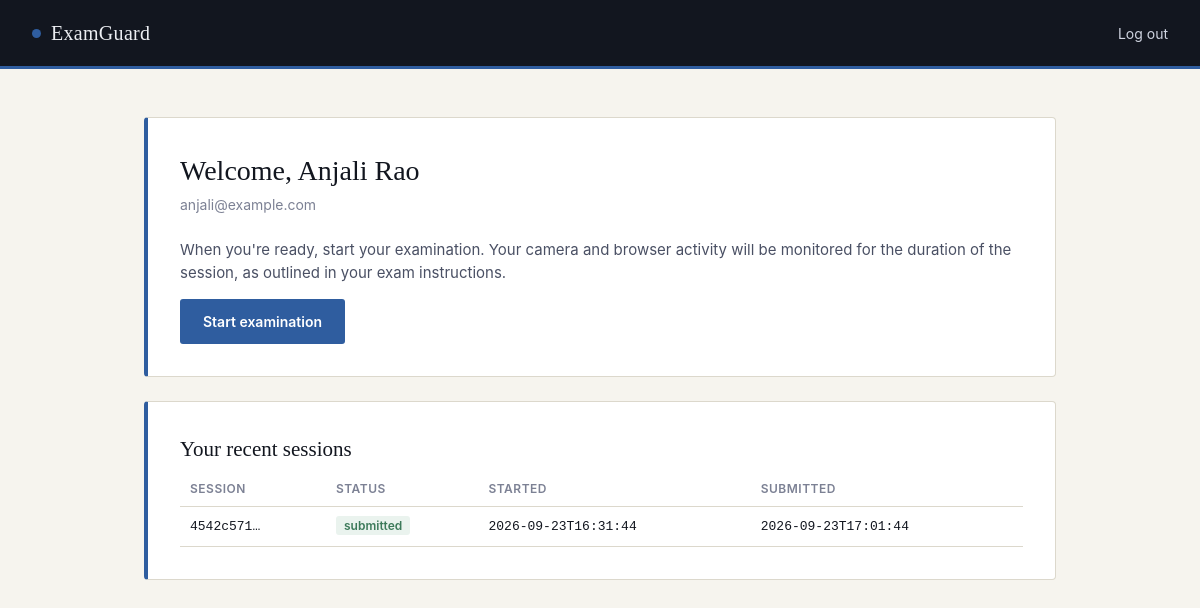
The app's page /dashboard (signed in) with its own data.
### tables this page shows
CREATE TABLE candidates (
            id INTEGER PRIMARY KEY AUTOINCREMENT,
            name TEXT NOT NULL,
            email TEXT UNIQUE NOT NULL,
            password TEXT NOT NULL,
            photo TEXT,
            created_at TEXT DEFAULT (datetime('now'))
        );

CREATE TABLE exam_sessions (
            id INTEGER PRIMARY KEY AUTOINCREMENT,
            candidate_id INTEGER NOT NULL,
            session_id TEXT UNIQUE NOT NULL,
            status TEXT NOT NULL DEFAULT 'in_progress',
            started_at TEXT NOT NULL,
            paused_at TEXT,
            resumed_at TEXT,
            submitted_at TEXT,
            FOREIGN KEY (candidate_id) REFERENCES candidates(id)
        );

### app.py (the view)
@app.route("/dashboard")
def dashboard():
    if "candidate_id" not in session:
        return redirect(url_for("login"))
    candidate_id = session["candidate_id"]
    connection = get_db()
    try:
        candidate = connection.execute("""
            SELECT * FROM candidates WHERE id = ?
        """, (candidate_id,)).fetchone()
        if not candidate:
            session.clear()
            return redirect(url_for("login"))
        recent_sessions = connection.execute("""
            SELECT session_id, status, started_at, submitted_at
            FROM exam_sessions
            WHERE candidate_id = ?
            ORDER BY started_at DESC
            LIMIT 5
        """, (candidate_id,)).fetchall()
        return render_template(
            "dashboard.html",
            candidate=candidate,
            recent_sessions=recent_sessions,
        )
    finally:
        connection.close()

### database.py (called while the page is built)
def get_db():
    os.makedirs(DATABASE_DIR, exist_ok=True)
    connection = sqlite3.connect(DATABASE)
    connection.row_factory = sqlite3.Row
    connection.execute("PRAGMA foreign_keys = ON")
    return connection

### templates/dashboard.html (shortened to what this page needs)
{% extends "base.html" %}
{% block nav_links %}
    <a href="{{ url_for('logout') }}">Log out</a>
{% endblock %}
{% block content %}
    <div class="card">
        <div class="identity-row">
            <div>
                <h1 style="margin-bottom:2px;">Welcome, {{ candidate['name'] }}</h1>
                <p class="subtitle" style="margin:0;">{{ candidate['email'] }}</p>
            </div>
        </div>
        <p style="color:var(--slate);">
            When you're ready, start your examination. Your camera and browser activity
            will be monitored for the duration of the session, as outlined in your
            exam instructions.
        </p>
        <a href="{{ url_for('start_exam') }}" class="btn btn-primary">Start examination</a>
    </div>
    <div class="card">
        <h2>Your recent sessions</h2>
        {% if recent_sessions %}
            <table>
                <thead>
                    <tr>
                        <th>Session</th>
                        <th>Status</th>
                        <th>Started</th>
                        <th>Submitted</th>
                    </tr>
                </thead>
                <tbody>
                    {% for s in recent_sessions %}
                    <tr>
                        <td>{{ s['session_id'][:8] }}…</td>
                        <td>
                            {% if s['status'] == 'submitted' %}
                                <span class="badge badge-submitted">submitted</span>
                            {% elif s['status'] == 'paused' %}
                                <span class="badge badge-paused">paused</span>
                            {% else %}
                                <span class="badge badge-progress">in progress</span>
                            {% endif %}
                        </td>
                        <td>{{ s['started_at'][:19] }}</td>
                        <td>{{ s['submitted_at'][:19] if s['submitted_at'] else '—' }}</td>
                    </tr>
                    {% endfor %}
                </tbody>
            </table>
        {% else %}
            <p class="helper-text">No exam sessions yet.</p>
        {% endif %}
    </div>
{% endblock %}

### static/css/style.css (style rules this page uses)
:root { --ink: #12161f; --ink-soft: #1c2333; --paper: #f6f4ee; --paper-raised: #ffffff; --rule: #dcd8cc; --slate: #4a5064; --slate-soft: #7c8194; --signal: #2f5d9f; --signal-dark: #234874; --confirm: #3c7a5a; --warn: #b4791e; --danger: #a83a3a; --serif: Georgia, "Iowan Old Style", "Times New Roman", serif; --sans: -apple-system, "Segoe UI", Roboto, Helvetica, Arial, sans-serif; --mono: "SFMono-Regular", Consolas, "Liberation Mono", Menlo, monospace; }
* { box-sizing: border-box; }
html, body { margin: 0; padding: 0; background: var(--paper); color: var(--ink); font-family: var(--sans); font-size: 15px; line-height: 1.5; }
.navbar-links a { color: #cfd4e0; text-decoration: none; }
.card { background: var(--paper-raised); border: 1px solid var(--rule); border-left: 4px solid var(--signal); border-radius: 4px; padding: 32px; }
.card + .card { margin-top: 24px; }
h1, h2, h3 { font-family: var(--serif); font-weight: normal; margin: 0 0 6px; color: var(--ink); }
h1 { font-size: 28px; }
h2 { font-size: 21px; }
.subtitle { color: var(--slate-soft); font-size: 14px; margin: 0 0 28px; }
.btn { display: inline-block; font-family: var(--sans); font-size: 14px; font-weight: 600; padding: 11px 22px; border-radius: 3px; border: 1px solid transparent; cursor: pointer; text-decoration: none; text-align: center; }
.btn-primary { background: var(--signal); color: #ffffff; }
table { width: 100%; border-collapse: collapse; font-size: 14px; }
th { text-align: left; font-size: 12px; text-transform: uppercase; letter-spacing: 0.5px; color: var(--slate-soft); font-weight: 600; padding: 8px 10px; border-bottom: 1px solid var(--rule); }
td { padding: 10px; border-bottom: 1px solid var(--rule); font-family: var(--mono); font-size: 13px; }
.badge { font-family: var(--sans); font-size: 12px; font-weight: 600; padding: 2px 8px; border-radius: 3px; }
.badge-submitted { background: #eaf3ee; color: var(--confirm); }
.identity-row { display: flex; align-items: center; gap: 16px; margin-bottom: 24px; }

### records on screen
candidates: name "Anjali Rao", email "anjali@example.com"
exam_sessions: s "4542c571", status "submitted", started_at "2026-09-23T16:31:44", submitted_at "2026-09-23T17:01:44"
